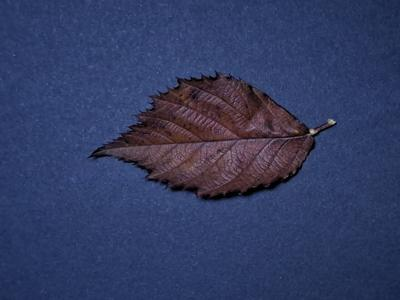
%> input picture images/D/2.jpg, 400 x 300 px
$ octave --eval "visualize_colorspaces;"   (GNU Octave 9; MATLAB toolbox functions it lacks are replaced by stand-ins)
%> lines starting %> are read from the running program, lines starting %| are printed output that depends on the picture; in (x1, y1, x2, y2) boxes, pixels count from 0 and x2, y2 are one past the last pixel; in counts of white or black regions, pixels touching at a corner belong together; the program's own positions count from 1
### visualization/colorspaces/test_extract_colorspace_descriptors.m
function out = test_extract_colorspace_descriptors(im, num_superpixels, compactness)
    %tic;
    if ~isa(im,'single')
        im = im2single(im);
    end

    % [5 lines of commented-out code are left out]

    [SP,N_SP] = superpixels(im, num_superpixels, ...
                     'Method', 'slic', ...
                     'Compactness', compactness);

    rprops = regionprops(SP, 'BoundingBox');

    bbox = vertcat(rprops.BoundingBox);
    xstart = floor(bbox(:, 1)) + 1;  % Starting x-coordinates
    ystart = floor(bbox(:, 2)) + 1;  % Starting y-coordinates
    xend = xstart + floor(bbox(:, 3)) - 1;  % Ending x-coordinates
    yend = ystart + floor(bbox(:, 4)) - 1;  % Ending y-coordinates
    iX = arrayfun(@(s, e) s:e, xstart, xend, 'UniformOutput', false);
    iY = arrayfun(@(s, e) s:e, ystart, yend, 'UniformOutput', false);

    hsvim = rgb2hsv(im);
    ycbcrim = rgb2ycbcr(im);
    labim = rgb2lab(im);
    xyzim = rgb2lab(im);
    ntscim = rgb2ntsc(im);
    linim = rgb2lin(im);
    gim = rgb2gray(im);

    descriptors = zeros(N_SP, 7, 'single');

    for k = 1:N_SP
        ry = iY{k};
        rx = iX{k};
        cmask = SP(ry, rx) == k; % cropped mask
        mass = nnz(cmask);

        descriptors(k,1:3) = sum(sum( im(ry,rx) .* cmask )) / mass;
        descriptors(k,4:6) = sum(sum( hsvim(ry,rx) .* cmask )) / mass;
        descriptors(k,7:9) = sum(sum( ycbcrim(ry,rx) .* cmask )) / mass;
        descriptors(k,10:12) = sum(sum( labim(ry,rx) .* cmask )) / mass;
        descriptors(k,13:15) = sum(sum( xyzim(ry,rx) .* cmask )) / mass;
        descriptors(k,16:18) = sum(sum( ntscim(ry,rx) .* cmask )) / mass;
        descriptors(k,19:21) = sum(sum( linim(ry,rx) .* cmask )) / mass;
        descriptors(k,22) = sum(sum( gim(ry,rx) .* cmask )) / mass;
    end
    descriptors(:,1:22) = normalize(descriptors(:,1:22),'norm');

    out.descriptors = descriptors;
    out.superpixels = SP;
    out.num_superpixels = N_SP;
    out.original_size = size(im);
    %toc;
end

### utility/calcola_ingombro_minimo_subplot.m
function [righe,colonne] = calcola_ingombro_minimo_subplot(num_images)
    lato = ceil(sqrt(num_images));
    righe = lato;
    colonne = lato;
    if (righe-1)*colonne >= num_images
        righe=righe-1;
    end
end

### utility/figure_maximized.m
function f = figure_maximized(varargin)
    % figure_maximized(string_varargin)
    %
    % returns a maximized figure.
    % string_varargin is optional.
    %
    % es. figure_maximized with a single string as argument.
    %   figure_maximized("MyFigure") % 'MyFigure' will be the name of the
    %                                % figure.
    %
    % es. figure_maximized with multiple strings as arguments, assume k=1.
    %   figure_maximized("MyFigure ", numtostr(k)); % 'MyFigure 1' will be
    %                                               % the name of the figure
    arguments (Repeating)
        varargin {mustBeText};
    end

    f = figure;
    f.WindowState = "maximized";

    if nargin > 0
        if nargin == 1
            f.Name = varargin;
        else
            f.Name = strcat(varargin{:});
        end
        f.NumberTitle = 'off';
    end
end

### utility/timagesc.m
function h = timagesc(im, title_txt)
    arguments
        im;
        title_txt {mustBeTextScalar} = "";
    end
    h = imagesc(im);
    colormap(turbo);
    axis image;
    axis off;
    if title_txt ~= ""
        title(title_txt);
    end
end

### utility/tsubplot.m
function sp = tsubplot(m, n, p, vertical_padding, horizontal_padding)
    arguments
        m {mustBeInteger,mustBePositive};
        n {mustBeInteger,mustBePositive};
        p {mustBeInteger,mustBePositive};
        vertical_padding = 0.2;    % 10%
        horizontal_padding = 0.15; %  5%
    end

    if p > m*n
        error("Index exceeds number of subplots.");
    end

    sp = subplot('Position', [ ...
        horizontal_padding/(2*n) + mod(p-1,n)/n, ...
        (2*(m-1)+vertical_padding)/(2*m) - floor((p-1)/n)/m, ...
        (1 - horizontal_padding) / n, ...
        (1 - vertical_padding) / m]);

    % [17 lines of commented-out code are left out]
end

### visualization/colorspaces/visualize_colorspaces.m
function visualize_colorspaces
    close all;

    im = imread('images/D/2.jpg');
%> im is the input picture: size 300x400x3 uint8; mean R, G, B 50.4, 59.7, 97.3

    desc = test_extract_colorspace_descriptors(im, 4800, 5);
%> in test_extract_colorspace_descriptors, `[SP,N_SP] = superpixels(im, num_superpixels, 'Method', 'slic', 'Compac..`:
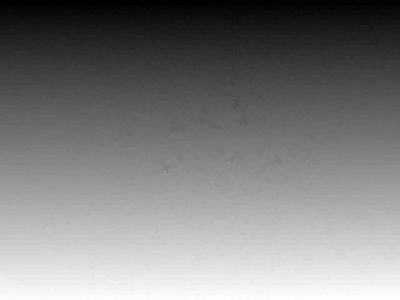
%> SP: size 300x400 double; min 1, max 4574, mean 2273.3; drawn with min black and max white
%> in test_extract_colorspace_descriptors, `[SP,N_SP] = superpixels(im, num_superpixels, 'Method', 'slic', 'Compac..`: N_SP = 4574
%> in test_extract_colorspace_descriptors, `rprops = regionprops(SP, 'BoundingBox');`: rprops = 4574 regions; largest, box (x1, y1, x2, y2): (231, 146, 248, 164), (125, 125, 146, 136), (159, 154, 171, 173), (169, 114, 181, 132), (208, 115, 222, 129)
%> in test_extract_colorspace_descriptors, `xstart = floor(bbox(:, 1)) + 1;`: xstart = 4574 values, max 397 at index 1670, min 1 at index 1, mean 197.3
%> in test_extract_colorspace_descriptors, `ystart = floor(bbox(:, 2)) + 1;`: ystart = 4574 values from 1 to 298
%> in test_extract_colorspace_descriptors, `xend = xstart + floor(bbox(:, 3)) - 1;`: xend = 4574 values, max 400 at index 79, min 4 at index 430, mean 202.4
%> in test_extract_colorspace_descriptors, `yend = ystart + floor(bbox(:, 4)) - 1;`: yend = 4574 values, max 300 at index 4495, min 4 at index 44, mean 153.8
%> in test_extract_colorspace_descriptors, `iX = arrayfun(@(s, e) s:e, xstart, xend, 'UniformOutput', false);`: iX = 4574 items
%> in test_extract_colorspace_descriptors, `hsvim = rgb2hsv(im);`: hsvim: size 300x400x3 single; mean H, S, V 0.653, 0.527, 0.39
%> in test_extract_colorspace_descriptors, `ycbcrim = rgb2ycbcr(im);`: ycbcrim: size 300x400x3 single; mean of channels 1, 2, 3 0.269, 0.572, 0.476
%> in test_extract_colorspace_descriptors, `labim = rgb2lab(im);`: labim: size 300x400x3 single; mean of channels 1, 2, 3 26.2, 8.3, -23.1
%> in test_extract_colorspace_descriptors, `ntscim = rgb2ntsc(im);`: ntscim: size 300x400x3 single; mean of channels 1, 2, 3 0.24, -0.0691, 0.0383
%> in test_extract_colorspace_descriptors, `linim = rgb2lin(im);`: linim: size 300x400x3 single; mean of channels 1, 2, 3 0.0361, 0.0467, 0.127
%> in test_extract_colorspace_descriptors, `gim = rgb2gray(im);`:
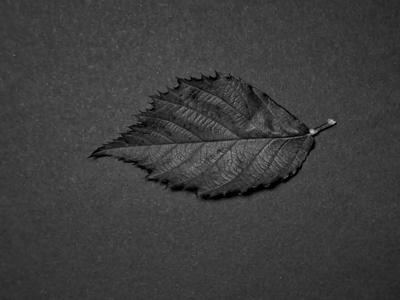
%> gim: size 300x400 single; min 0, max 0.761, mean 0.24
%> the loop in test_extract_colorspace_descriptors, `for k = 1:N_SP` made 4574 passes
%> (ry, rx, mass) on passes 2 to 4: ([1 2 3 4 5], [7 8 9 10 11], 16), ([1 2 3 4 5], [11 12 13 14 15], 22), ([1 2 3 4 5 6], [16 17 18 19 20], 21)
%> in test_extract_colorspace_descriptors, `out.num_superpixels = N_SP;`: out.num_superpixels = 4574
%> desc = {num_superpixels 4574, original_size [300 400 3]}
    descriptors = desc.descriptors;
    SP = desc.superpixels;

    descriptor_labels = {
        'R'; 'G'; 'B';
        'H from HSV';'S from HSV';'V from HSV';
        'Y from YCbCr';'Cb from YCbCr';'Cr from YCbCr';
        'L from LAB';'A from LAB';'B from LAB';
        'X from XYZ';'Y from XYZ';'Z from XYZ';
        'Y from NTSC';'I from NTSC';'Q from NTSC';
        'R from LIN';'G from LIN';'B from LIN';
        'GrayScale'
    };

    num_descriptors = size(descriptors, 2);
%> num_descriptors = 22

    [rows,cols] = calcola_ingombro_minimo_subplot(num_descriptors);
%> in calcola_ingombro_minimo_subplot, `lato = ceil(sqrt(num_images));`: lato = 5
%> rows = 5; cols = 5

    figure_maximized;
    for d=1:num_descriptors
        vals = descriptors(:,d);

        tsubplot(rows, cols, d);
        timagesc(vals(SP), descriptor_labels{d});
    end
%> this loop made 22 passes
%> pass 1, in visualize_colorspaces, `timagesc(vals(SP), descriptor_labels{d});`:
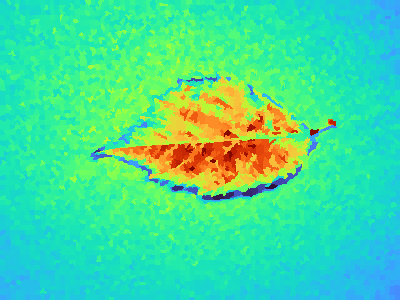
%> displayed picture: size 300x400x3, on the screen's scale of 0 to 255; mean R, G, B 66.5, 221.2, 155.7
%> `visualize_colorspaces;`:
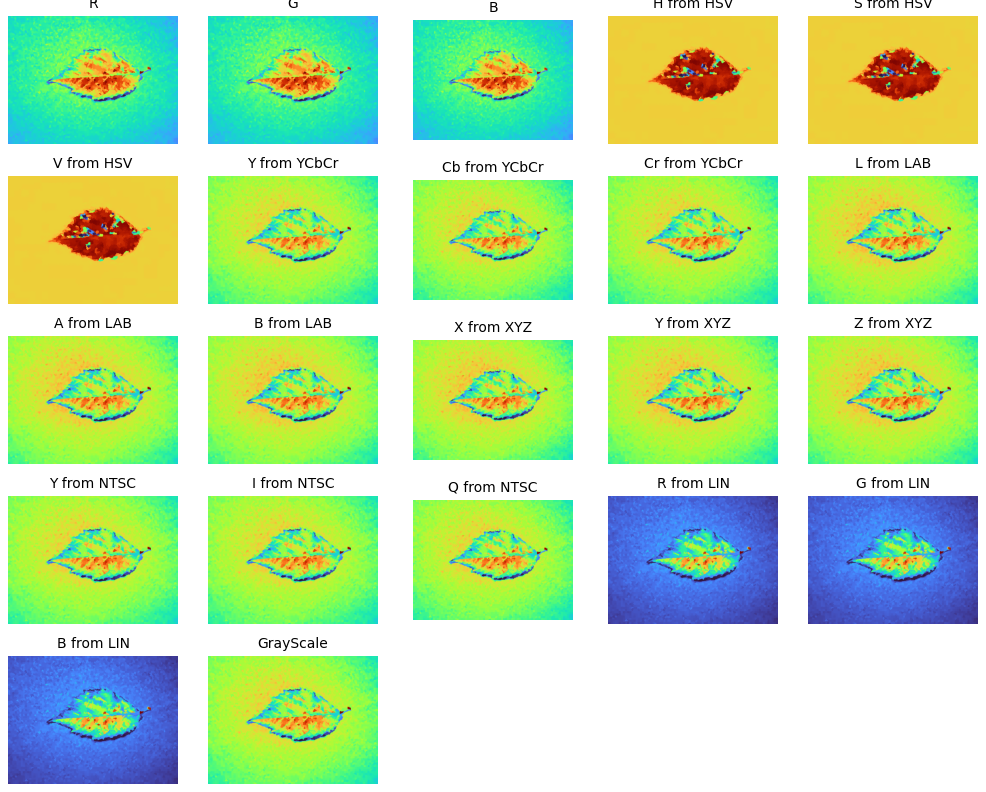
%> figure redrawn from the program's plot data, 22 panels
end

$ run again, with images/D/11.jpg copied over images/D/2.jpg
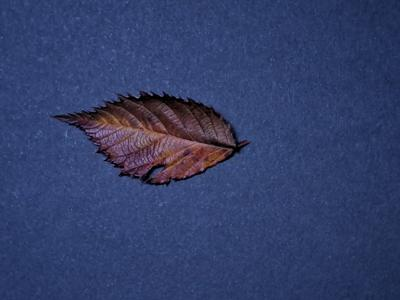
%> input picture images/D/11.jpg, 400 x 300 px
%> in visualize_colorspaces, im is the input picture: size 300x400x3 uint8; mean R, G, B 50.7, 62.5, 104.5
%> im: size 300x400x3 single
%> N_SP = 4571
%> rprops = 4571 regions; largest, box (x1, y1, x2, y2): (141, 136, 159, 166), (131, 112, 152, 130), (202, 119, 218, 140), (155, 96, 171, 114), (146, 171, 165, 186)
%> xstart = 4571 values, max 397 at index 303, min 1 at index 1, mean 200.2
%> ystart = 4571 values from 1 to 298
%> xend = 4571 values, max 400 at index 79, min 3 at index 2123, mean 205.3
%> yend = 4571 values, max 300 at index 4492, min 4 at index 19, mean 153.9
%> iX = 4571 items
%> hsvim: size 300x400x3 single; mean H, S, V 0.629, 0.549, 0.416
%> ycbcrim: size 300x400x3 single; mean of channels 1, 2, 3 0.278, 0.581, 0.47
%> labim: size 300x400x3 single; mean of channels 1, 2, 3 27.4, 8.7, -25.8
%> ntscim: size 300x400x3 single; mean of channels 1, 2, 3 0.25, -0.0806, 0.0416
%> linim: size 300x400x3 single; mean of channels 1, 2, 3 0.0368, 0.051, 0.146
%> in test_extract_colorspace_descriptors, `gim = rgb2gray(im);`:
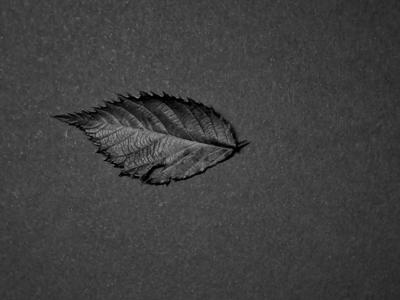
%> gim: size 300x400 single; min 0, max 0.628, mean 0.25
%> the loop in test_extract_colorspace_descriptors, `for k = 1:N_SP` made 4571 passes
%> (ry, rx, mass) on passes 2 to 4: ([1 2 3 4 5], [6 7 8 9 10], 25), ([1 2 3 4 5], [11 12 13 14 15 16], 28), ([1 2 3 4 5], [16 17 18 19 20], 22)
%> out.num_superpixels = 4571
%> desc = {num_superpixels 4571, original_size [300 400 3]}
%> num_descriptors = 22
%> lato = 5
%> the loop in visualize_colorspaces, `for d=1:num_descriptors` made 22 passes
%> pass 1, in visualize_colorspaces, `timagesc(vals(SP), descriptor_labels{d});`:
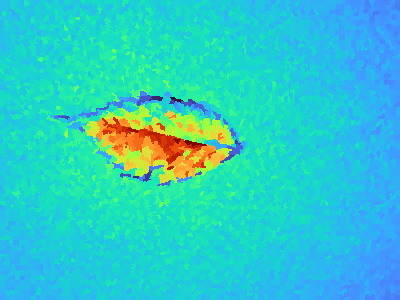
%> displayed picture: size 300x400x3, on the screen's scale of 0 to 255; mean R, G, B 45.5, 202.6, 200.4

$ run again, with images/D/13.jpg copied over images/D/2.jpg
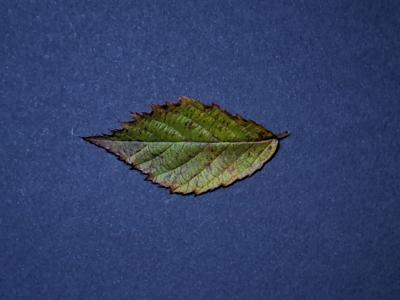
%> input picture images/D/13.jpg, 400 x 300 px
%> in visualize_colorspaces, im is the input picture: size 300x400x3 uint8; mean R, G, B 50.9, 65.2, 102.7
%> im: size 300x400x3 single
%> N_SP = 4579
%> rprops = 4579 regions; largest, box (x1, y1, x2, y2): (96, 128, 128, 141), (159, 113, 174, 132), (123, 133, 141, 146), (173, 191, 202, 199), (266, 147, 279, 163)
%> xstart = 4579 values, max 397 at index 1579, min 1 at index 1, mean 198.8
%> ystart = 4579 values from 1 to 297
%> xend = 4579 values, max 400 at index 77, min 3 at index 2219, mean 204
%> yend = 4579 values, max 300 at index 4500, min 3 at index 7, mean 153.4
%> iX = 4579 items
%> hsvim: size 300x400x3 single; mean H, S, V 0.586, 0.558, 0.417
%> ycbcrim: size 300x400x3 single; mean of channels 1, 2, 3 0.282, 0.575, 0.467
%> labim: size 300x400x3 single; mean of channels 1, 2, 3 28.2, 6.9, -23.7
%> ntscim: size 300x400x3 single; mean of channels 1, 2, 3 0.255, -0.0809, 0.0342
%> linim: size 300x400x3 single; mean of channels 1, 2, 3 0.0371, 0.0566, 0.143
%> in test_extract_colorspace_descriptors, `gim = rgb2gray(im);`:
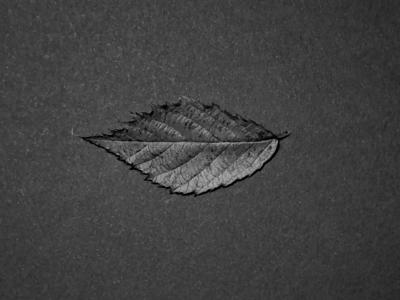
%> gim: size 300x400 single; min 0, max 0.698, mean 0.256
%> the loop in test_extract_colorspace_descriptors, `for k = 1:N_SP` made 4579 passes
%> (ry, rx, mass) on passes 2 to 4: ([1 2 3 4 5 6], [6 7 8 9 10], 28), ([1 2 3 4 5], [11 12 13 14 15 16], 28), ([1 2 3 4 5 6], [17 18 19 20 21 22], 23)
%> out.num_superpixels = 4579
%> desc = {num_superpixels 4579, original_size [300 400 3]}
%> num_descriptors = 22
%> lato = 5
%> the loop in visualize_colorspaces, `for d=1:num_descriptors` made 22 passes
%> pass 1, in visualize_colorspaces, `timagesc(vals(SP), descriptor_labels{d});`:
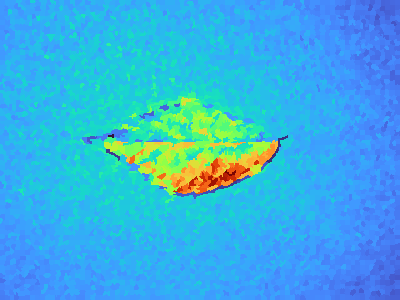
%> displayed picture: size 300x400x3, on the screen's scale of 0 to 255; mean R, G, B 57.6, 175.3, 225.7

$ run again, with images/D/14.jpg copied over images/D/2.jpg
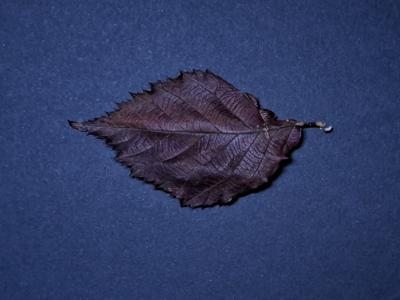
%> input picture images/D/14.jpg, 400 x 300 px
%> in visualize_colorspaces, im is the input picture: size 300x400x3 uint8; mean R, G, B 47.6, 58.9, 99.8
%> im: size 300x400x3 single
%> N_SP = 4587
%> rprops = 4587 regions; largest, box (x1, y1, x2, y2): (185, 129, 209, 142), (227, 94, 242, 112), (167, 66, 180, 81), (128, 84, 145, 95), (135, 136, 149, 149)
%> xstart = 4587 values, max 397 at index 156, min 1 at index 1, mean 197.5
%> ystart = 4587 values from 1 to 297
%> xend = 4587 values, max 400 at index 79, min 4 at index 1510, mean 202.5
%> yend = 4587 values, max 300 at index 4508, min 4 at index 23, mean 153.6
%> iX = 4587 items
%> hsvim: size 300x400x3 single; mean H, S, V 0.646, 0.536, 0.391
%> ycbcrim: size 300x400x3 single; mean of channels 1, 2, 3 0.265, 0.579, 0.471
%> labim: size 300x400x3 single; mean of channels 1, 2, 3 25.8, 8.5, -25.3
%> ntscim: size 300x400x3 single; mean of channels 1, 2, 3 0.236, -0.0781, 0.0406
%> linim: size 300x400x3 single; mean of channels 1, 2, 3 0.0311, 0.0457, 0.133
%> in test_extract_colorspace_descriptors, `gim = rgb2gray(im);`:
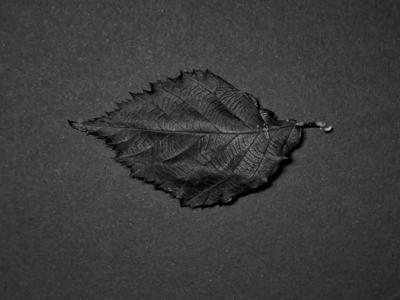
%> gim: size 300x400 single; min 0, max 0.777, mean 0.236
%> the loop in test_extract_colorspace_descriptors, `for k = 1:N_SP` made 4587 passes
%> (ry, rx, mass) on passes 2 to 4: ([1 2 3 4 5], [7 8 9 10 11 12], 25), ([1 2 3 4 5], [12 13 14 15 16], 21), ([1 2 3 4 5], [17 18 19 20 21], 24)
%> out.num_superpixels = 4587
%> desc = {num_superpixels 4587, original_size [300 400 3]}
%> num_descriptors = 22
%> lato = 5
%> the loop in visualize_colorspaces, `for d=1:num_descriptors` made 22 passes
%> pass 1, in visualize_colorspaces, `timagesc(vals(SP), descriptor_labels{d});`:
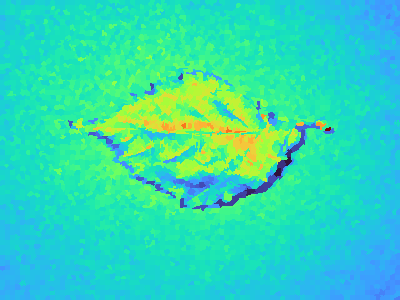
%> displayed picture: size 300x400x3, on the screen's scale of 0 to 255; mean R, G, B 48.6, 217.8, 181.1
